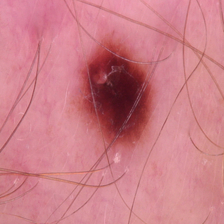
#> input picture dataset - Copy/benign/b1065.jpg, 224 x 224 px
$ python -i symmetry_analysis5.py   (imports and definitions only)
#> lines starting #> are read from the running program, lines starting #| are printed output that depends on the picture; after the words box and inside, x2 and y2 are one past the last pixel; in counts of white or black regions, pixels touching at a corner belong together
#> further down, picture is the input picture: shape (224, 224, 3); mean B, G, R 135.7, 125.9, 204.1
import cv2
import numpy as np
from skimage.metrics import structural_similarity as ssim

def ensure_color(img):
    if len(img.shape) == 2:
        return cv2.cvtColor(img, cv2.COLOR_GRAY2BGR)
    return img

def analyze_symmetry(result_image):
    blurred = cv2.bilateralFilter(result_image, 15, 75, 75)
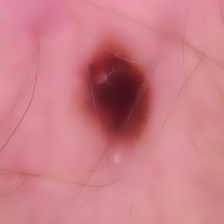
#> blurred: shape (224, 224, 3); mean B, G, R 136, 126.1, 204.3
    edges = cv2.Canny(blurred, 50, 150)
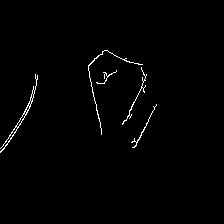
#> edges: shape (224, 224); 1.1% white in thin lines or dots, all inside (x1, y1, x2, y2) = (0, 50, 157, 153)

    contours, _ = cv2.findContours(edges, cv2.RETR_EXTERNAL, cv2.CHAIN_APPROX_SIMPLE)
#> contours = 5 contours, 4 with area under 20; largest, box (x1, y1, x2, y2) and area: (0, 74, 38, 153) 113
    if not contours:
        print("No contours found.")
        return None, None, None, [edges]

    largest_contour = max(contours, key=cv2.contourArea)
#> largest_contour = contour of 133 points, box (x1, y1, x2, y2) (0, 74, 38, 153), area 113
    x, y, w, h = cv2.boundingRect(largest_contour)
#> x = 0; y = 74; w = 38; h = 79

    # Make width and height even
    if w % 2 != 0:
        w -= 1
    if h % 2 != 0:
        h -= 1
#> h = 78

    mole = result_image[y:y+h, x:x+w]

    # Split and flip
    left_half = mole[:, :w//2]
    right_half = mole[:, w//2:]
    right_half_flipped = cv2.flip(right_half, 1)
    right_half_flipped = cv2.resize(right_half_flipped, (left_half.shape[1], left_half.shape[0]))

    top_half = mole[:h//2, :]
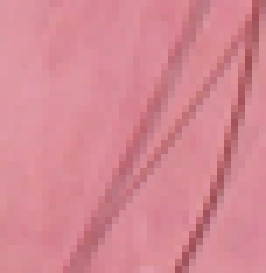
#> top_half: shape (39, 38, 3) (shown 7 times larger); mean B, G, R 147.1, 135.5, 213.4
    bottom_half = mole[h//2:, :]
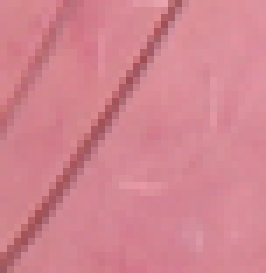
#> bottom_half: shape (39, 38, 3) (shown 7 times larger); mean B, G, R 143.7, 131.6, 210.3
    bottom_half_flipped = cv2.flip(bottom_half, 0)
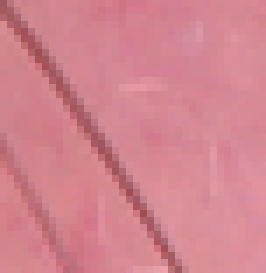
#> bottom_half_flipped: shape (39, 38, 3) (shown 7 times larger); mean B, G, R 143.7, 131.6, 210.3
    bottom_half_flipped = cv2.resize(bottom_half_flipped, (top_half.shape[1], top_half.shape[0]))

    # Ensure color
    left_half = ensure_color(left_half)
    right_half_flipped = ensure_color(right_half_flipped)
    top_half = ensure_color(top_half)
    bottom_half_flipped = ensure_color(bottom_half_flipped)

    # Compute SSIM
    vertical_symmetry, _ = ssim(left_half, right_half_flipped, full=True, channel_axis=-1)
#> vertical_symmetry = 0.309
    horizontal_symmetry, _ = ssim(top_half, bottom_half_flipped, full=True, channel_axis=-1)
#> horizontal_symmetry = 0.3

    # Clamp SSIM scores
    vertical_symmetry = max(0, min(vertical_symmetry, 1))
    horizontal_symmetry = max(0, min(horizontal_symmetry, 1))
    avg_symmetry = (vertical_symmetry + horizontal_symmetry) / 2
#> avg_symmetry = 0.305

    Horiz1 = np.concatenate((left_half, right_half_flipped), axis=1)
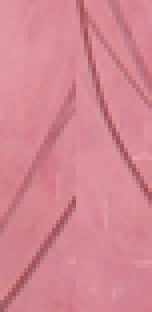
#> Horiz1: shape (78, 38, 3) (shown 4 times larger); mean of channels 0, 1, 2 145.4, 133.6, 211.9; drawn as B, G, R
    Horiz2 = np.concatenate((top_half, bottom_half_flipped), axis=1)
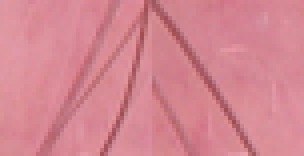
#> Horiz2: shape (39, 76, 3) (shown 4 times larger); mean B, G, R 145.4, 133.6, 211.9

    return avg_symmetry, vertical_symmetry, horizontal_symmetry, [Horiz1, Horiz2, edges]

>>> import cv2
>>> picture = cv2.imread('dataset - Copy/benign/b1065.jpg')
>>> result = analyze_symmetry(picture)
